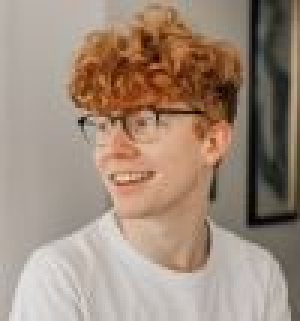
#> input picture ChatGPT Generated Code/image.jpg, 100 x 107 px (shown 3 times larger)
$ python matrix_visualisation.py
#> lines starting #> are read from the running program, lines starting #| are printed output that depends on the picture
import cv2
import numpy as np

# Load the image
img = cv2.imread('image.jpg')
#> img is the input picture: shape (107, 100, 3); mean B, G, R 122.9, 138.9, 158.6

# Define the source and destination points for the transformation
src_points = np.float32(
    [[0, 0], [img.shape[1], 0], [0, img.shape[0]], [img.shape[1], img.shape[0]]])
#> src_points = [[0, 0], [100, 0], [0, 107], [100, 107]]
dst_points = np.float32([[0, 0], [img.shape[1], 0], [int(
    0.33*img.shape[1]), img.shape[0]], [int(0.66*img.shape[1]), img.shape[0]]])
#> dst_points = [[0, 0], [100, 0], [33, 107], [66, 107]]

# Compute the perspective transformation matrix
matrix = cv2.getPerspectiveTransform(src_points, dst_points)

# Perform the perspective transformation
transformed_img = cv2.warpPerspective(
    img, matrix, (img.shape[1], img.shape[0]))
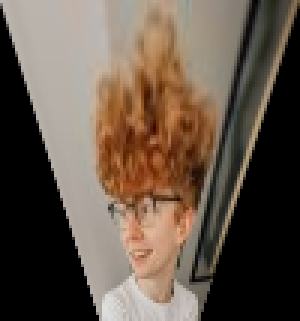
#> transformed_img: shape (107, 100, 3) (shown 3 times larger); mean B, G, R 72.6, 85.3, 100

# Show the original and transformed images
cv2.imshow("Original Image", img)
cv2.imshow("Transformed Image", transformed_img)
cv2.waitKey(0)
cv2.destroyAllWindows()
